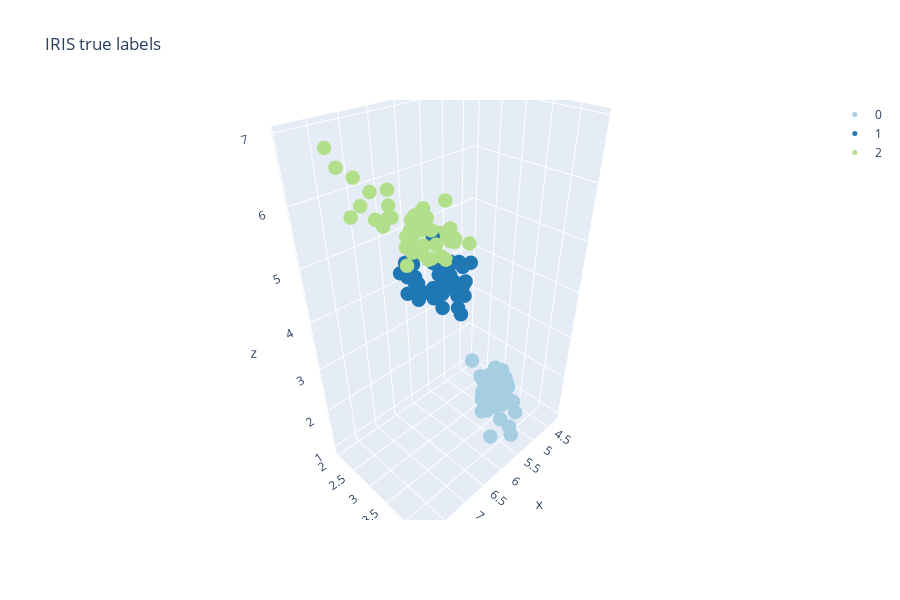

Notebook cell for this chart:
### Code cell
plot_3d(X, y, 'IRIS true labels')

### Figure 1 — Plotly figure (JSON) as saved in the notebook; plotly's stock layout.template omitted (floating-point values rounded to 4 significant figures)
{"data": [{"marker": {"color": "rgb(166,206,227)", "size": 5}, "mode": "markers", "name": "0", "type": "scatter3d", "x": [5.1, 4.9, 4.7, 4.6, 5, 5.4, 4.6, 5, 4.4, 4.9, 5.4, 4.8, 4.8, 4.3, 5.8, 5.7, 5.4, 5.1, 5.7, 5.1, 5.4, 5.1, 4.6, 5.1, 4.8, 5, 5, 5.2, 5.2, 4.7, 4.8, 5.4, 5.2, 5.5, 4.9, 5, 5.5, 4.9, 4.4, 5.1, 5, 4.5, 4.4, 5, 5.1, 4.8, 5.1, 4.6, 5.3, 5], "y": [3.5, 3, 3.2, 3.1, 3.6, 3.9, 3.4, 3.4, 2.9, 3.1, 3.7, 3.4, 3, 3, 4, 4.4, 3.9, 3.5, 3.8, 3.8, 3.4, 3.7, 3.6, 3.3, 3.4, 3, 3.4, 3.5, 3.4, 3.2, 3.1, 3.4, 4.1, 4.2, 3.1, 3.2, 3.5, 3.6, 3, 3.4, 3.5, 2.3, 3.2, 3.5, 3.8, 3, 3.8, 3.2, 3.7, 3.3], "z": [1.4, 1.4, 1.3, 1.5, 1.4, 1.7, 1.4, 1.5, 1.4, 1.5, 1.5, 1.6, 1.4, 1.1, 1.2, 1.5, 1.3, 1.4, 1.7, 1.5, 1.7, 1.5, 1, 1.7, 1.9, 1.6, 1.6, 1.5, 1.4, 1.6, 1.6, 1.5, 1.5, 1.4, 1.5, 1.2, 1.3, 1.4, 1.3, 1.5, 1.3, 1.3, 1.3, 1.6, 1.9, 1.4, 1.6, 1.4, 1.5, 1.4]}, {"marker": {"color": "rgb(31,120,180)", "size": 5}, "mode": "markers", "name": "1", "type": "scatter3d", "x": [7, 6.4, 6.9, 5.5, 6.5, 5.7, 6.3, 4.9, 6.6, 5.2, 5, 5.9, 6, 6.1, 5.6, 6.7, 5.6, 5.8, 6.2, 5.6, 5.9, 6.1, 6.3, 6.1, 6.4, 6.6, 6.8, 6.7, 6, 5.7, 5.5, 5.5, 5.8, 6, 5.4, 6, 6.7, 6.3, 5.6, 5.5, 5.5, 6.1, 5.8, 5, 5.6, 5.7, 5.7, 6.2, 5.1, 5.7], "y": [3.2, 3.2, 3.1, 2.3, 2.8, 2.8, 3.3, 2.4, 2.9, 2.7, 2, 3, 2.2, 2.9, 2.9, 3.1, 3, 2.7, 2.2, 2.5, 3.2, 2.8, 2.5, 2.8, 2.9, 3, 2.8, 3, 2.9, 2.6, 2.4, 2.4, 2.7, 2.7, 3, 3.4, 3.1, 2.3, 3, 2.5, 2.6, 3, 2.6, 2.3, 2.7, 3, 2.9, 2.9, 2.5, 2.8], "z": [4.7, 4.5, 4.9, 4, 4.6, 4.5, 4.7, 3.3, 4.6, 3.9, 3.5, 4.2, 4, 4.7, 3.6, 4.4, 4.5, 4.1, 4.5, 3.9, 4.8, 4, 4.9, 4.7, 4.3, 4.4, 4.8, 5, 4.5, 3.5, 3.8, 3.7, 3.9, 5.1, 4.5, 4.5, 4.7, 4.4, 4.1, 4, 4.4, 4.6, 4, 3.3, 4.2, 4.2, 4.2, 4.3, 3, 4.1]}, {"marker": {"color": "rgb(178,223,138)", "size": 5}, "mode": "markers", "name": "2", "type": "scatter3d", "x": [6.3, 5.8, 7.1, 6.3, 6.5, 7.6, 4.9, 7.3, 6.7, 7.2, 6.5, 6.4, 6.8, 5.7, 5.8, 6.4, 6.5, 7.7, 7.7, 6, 6.9, 5.6, 7.7, 6.3, 6.7, 7.2, 6.2, 6.1, 6.4, 7.2, 7.4, 7.9, 6.4, 6.3, 6.1, 7.7, 6.3, 6.4, 6, 6.9, 6.7, 6.9, 5.8, 6.8, 6.7, 6.7, 6.3, 6.5, 6.2, 5.9], "y": [3.3, 2.7, 3, 2.9, 3, 3, 2.5, 2.9, 2.5, 3.6, 3.2, 2.7, 3, 2.5, 2.8, 3.2, 3, 3.8, 2.6, 2.2, 3.2, 2.8, 2.8, 2.7, 3.3, 3.2, 2.8, 3, 2.8, 3, 2.8, 3.8, 2.8, 2.8, 2.6, 3, 3.4, 3.1, 3, 3.1, 3.1, 3.1, 2.7, 3.2, 3.3, 3, 2.5, 3, 3.4, 3], "z": [6, 5.1, 5.9, 5.6, 5.8, 6.6, 4.5, 6.3, 5.8, 6.1, 5.1, 5.3, 5.5, 5, 5.1, 5.3, 5.5, 6.7, 6.9, 5, 5.7, 4.9, 6.7, 4.9, 5.7, 6, 4.8, 4.9, 5.6, 5.8, 6.1, 6.4, 5.6, 5.1, 5.6, 6.1, 5.6, 5.5, 4.8, 5.4, 5.6, 5.1, 5.1, 5.9, 5.7, 5.2, 5, 5.2, 5.4, 5.1]}, {"marker": {"color": "rgb(51,160,44)", "size": 5}, "mode": "markers", "name": "3", "type": "scatter3d", "x": [], "y": [], "z": []}, {"marker": {"color": "rgb(251,154,153)", "size": 5}, "mode": "markers", "name": "4", "type": "scatter3d", "x": [], "y": [], "z": []}, {"marker": {"color": "rgb(227,26,28)", "size": 5}, "mode": "markers", "name": "5", "type": "scatter3d", "x": [], "y": [], "z": []}, {"marker": {"color": "rgb(253,191,111)", "size": 5}, "mode": "markers", "name": "6", "type": "scatter3d", "x": [], "y": [], "z": []}, {"marker": {"color": "rgb(255,127,0)", "size": 5}, "mode": "markers", "name": "7", "type": "scatter3d", "x": [], "y": [], "z": []}, {"marker": {"color": "rgb(202,178,214)", "size": 5}, "mode": "markers", "name": "8", "type": "scatter3d", "x": [], "y": [], "z": []}, {"marker": {"color": "rgb(106,61,154)", "size": 5}, "mode": "markers", "name": "9", "type": "scatter3d", "x": [], "y": [], "z": []}], "layout": {"height": 600, "title": {"text": "IRIS true labels"}, "width": 900}}
